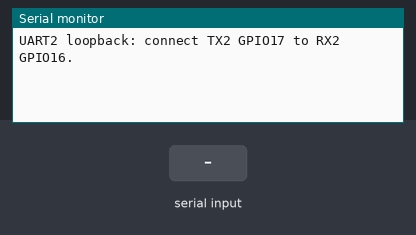
A sketch run on a simulated ESP32. Parts: the last lines printed to the serial monitor. Inputs (shaded band) come from the test bench.

Above: at 1.2 s.
1.3 s: "1\n" received over the second serial link
At 2.5 s:
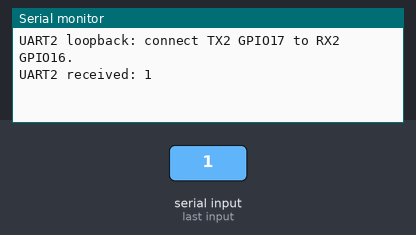
2.8 s: "0\n" received over the second serial link
At 3.8 s:
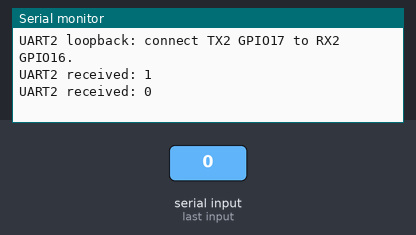
4.3 s: "2\n" received over the second serial link
At 4.9 s:
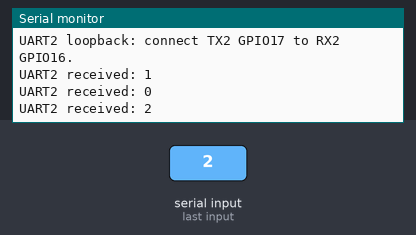

Measured:
- after the input at 1.3 s, the serial monitor: prints a new line at once (image 1)
- after the input at 2.8 s, the serial monitor: prints a new line at once (image 2)
- after the input at 4.3 s, the serial monitor: prints a new line at once (image 3)

The sketch:

day_37_uart_and_serial2.ino
```cpp
// Day 37: ESP32 UART2 loopback test.
// Jumper GPIO 17 (TX2) to GPIO 16 (RX2). Do not connect two outputs together.
const int RX2_PIN = 16;
const int TX2_PIN = 17;
unsigned long lastSend = 0;
void setup() {
  Serial.begin(115200);
  Serial2.begin(9600, SERIAL_8N1, RX2_PIN, TX2_PIN);
  Serial.println("UART2 loopback: connect TX2 GPIO17 to RX2 GPIO16.");
}
void loop() {
  if (millis() - lastSend >= 1000) {
    lastSend = millis();
    Serial2.println("ESP32 UART2 test");
  }
  while (Serial2.available()) {
    String received = Serial2.readStringUntil('\n');
    Serial.print("UART2 received: ");
    Serial.println(received);
  }
}
```
